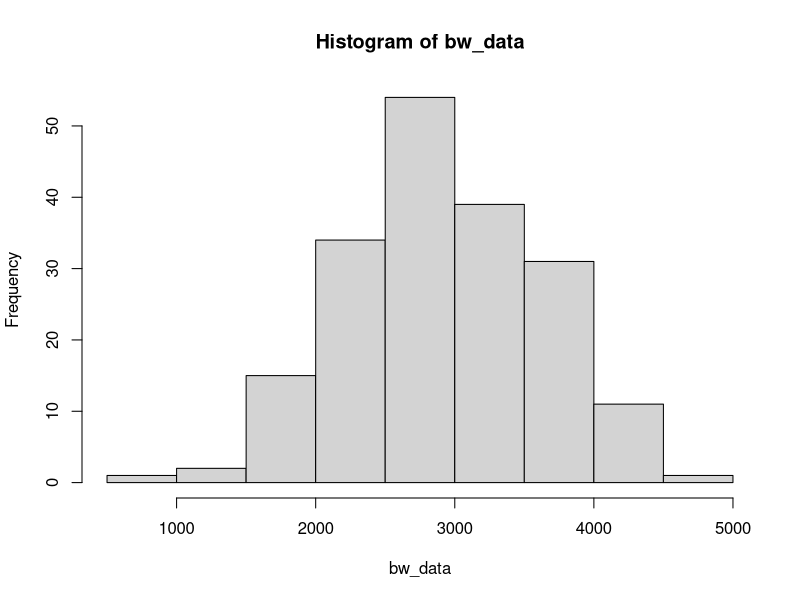
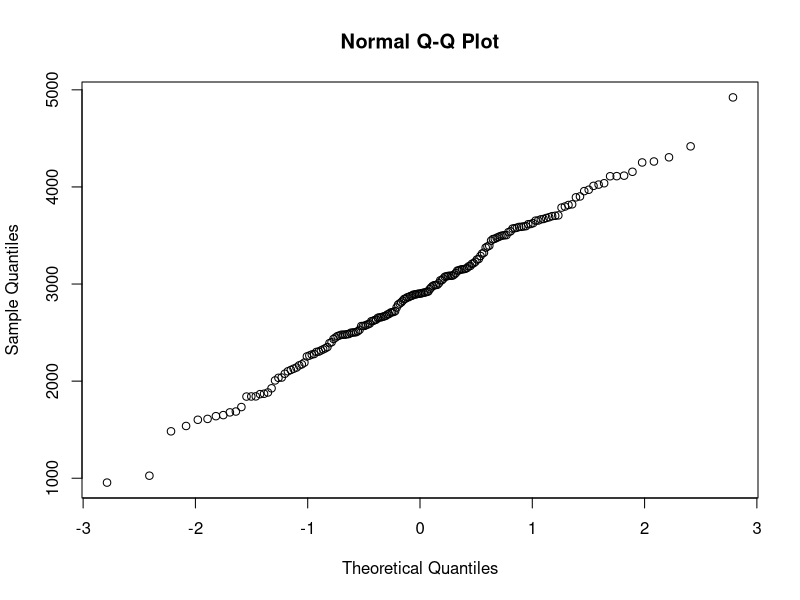
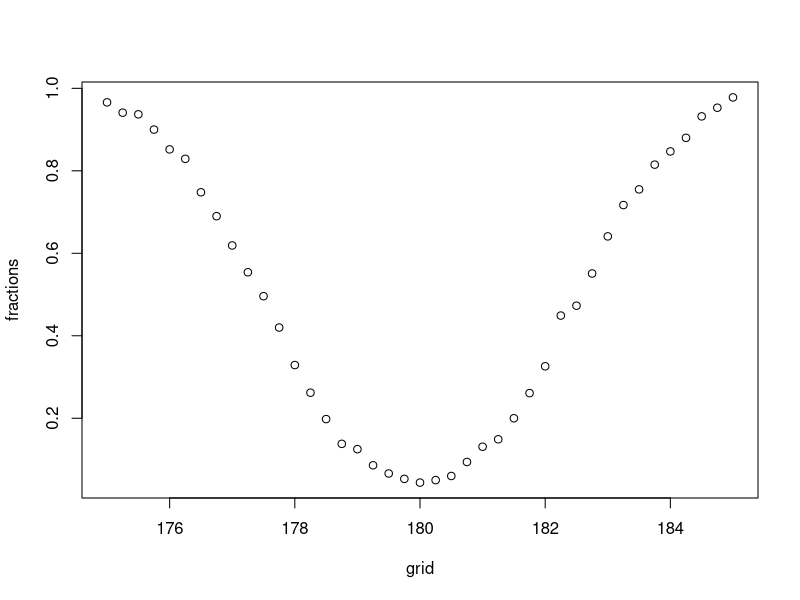
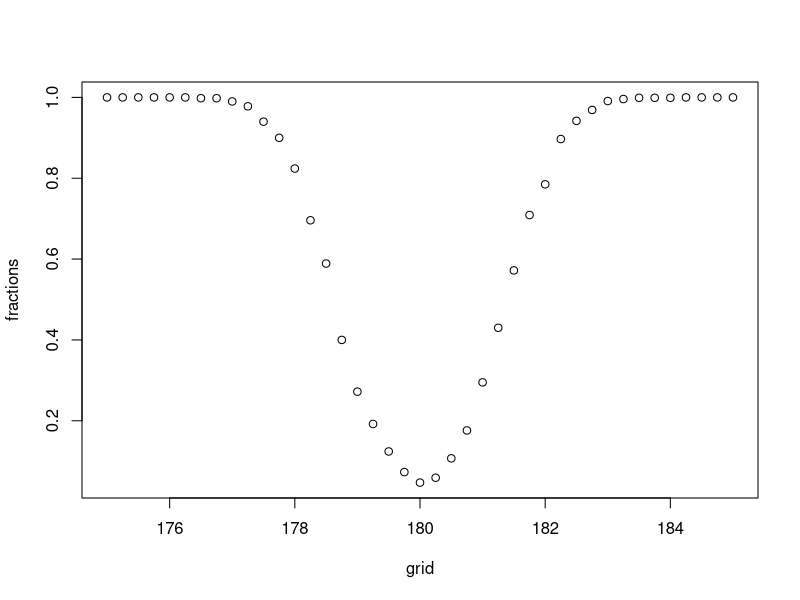
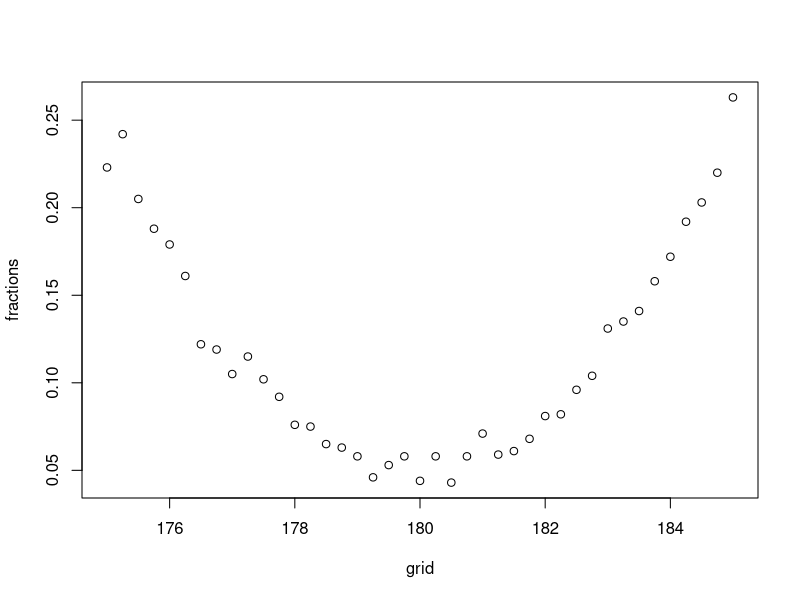
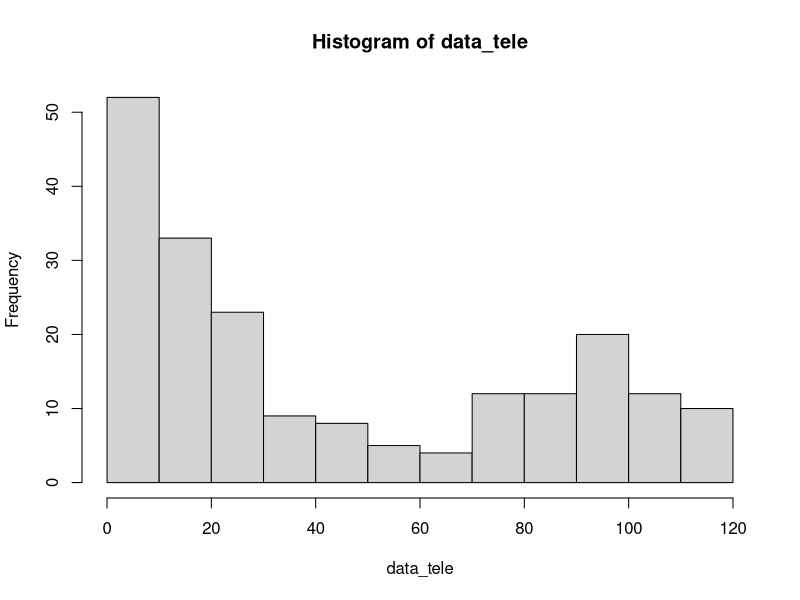
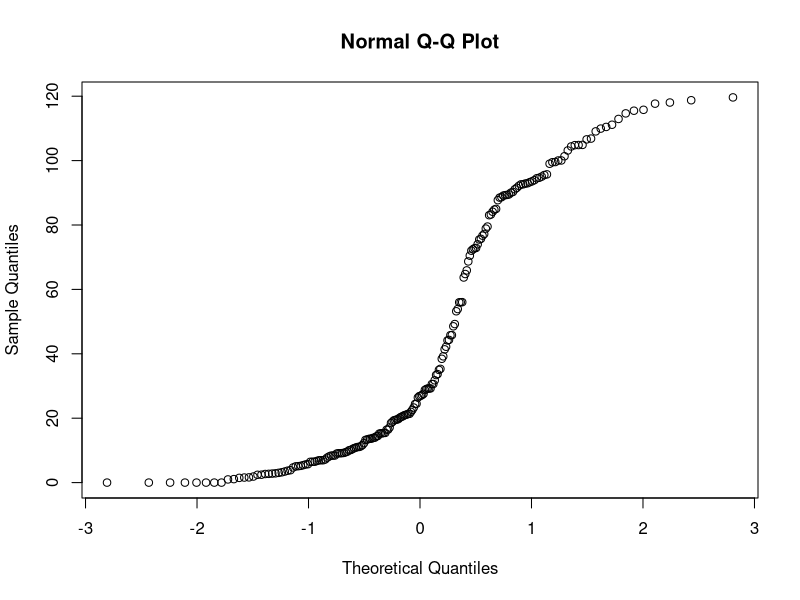
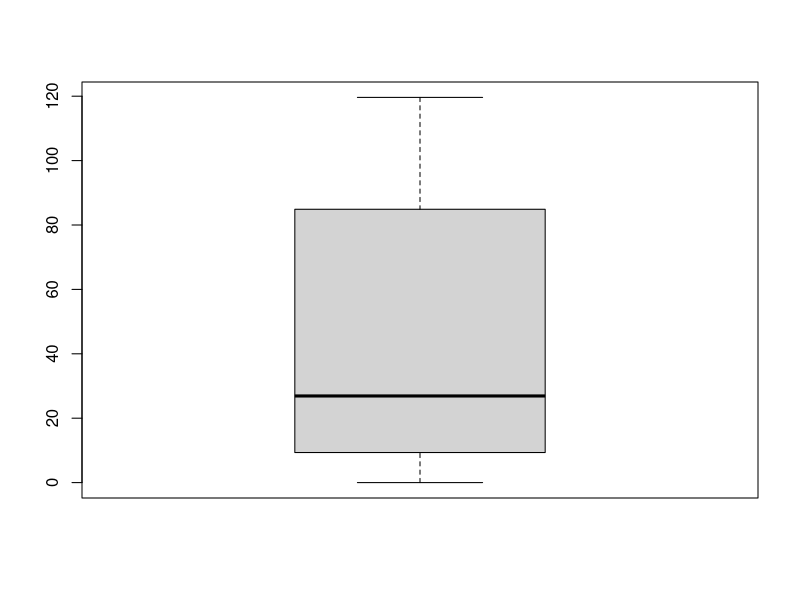

Here is the R script that generated these plots, in order:
library(tidyverse)
library(rstudioapi) 

# Exercise 1
setwd(dirname(getActiveDocumentContext()$path))
getwd()
data<-read.table(file="data/birthweight.txt",header=TRUE)

# A
bw_data<-data$birthweight
hist(bw_data)
qqnorm(bw_data)

# Estimate +- 1.96 x std.error/N^1/2

m <- mean(bw_data)
s <- sd(bw_data)
n <- length(bw_data)
error <- qnorm(0.95)*s/sqrt(n);error
ci <- c(m-error, m+error);ci

# B
t.test(bw_data,mu=2800,alternative = "greater",conf.level = 0.95)
t.test(bw_data,mu=2800,alternative = "greater",conf.level = 0.99)

# C

# Exercise 2
# A
n <- m <- 30
mu <- 180
nu <- 175
sd <- 5
B <- 1000

p <- numeric(B)

grid <- seq(175,185, by=0.25)
G <- length(grid)

fractions <- numeric(G)

for (grid_nu in 1:G){
  p <- numeric(B)
  for (b in 1:B){
    x <- rnorm(n,mu,sd)
    y <- rnorm(m,grid[grid_nu],sd)
    p[b] <- t.test(x,y, var.equal = TRUE)[[3]]
  }
  fractions[grid_nu] <- mean(p<0.05)
}
plot(grid,fractions)

# B
n <- m <- 100
mu <- 180
sd <- 5

fractions <- numeric(G)

for (grid_nu in 1:G){
  p <- numeric(B)
  for (b in 1:B){
    x <- rnorm(n,mu,sd)
    y <- rnorm(m,grid[grid_nu],sd)
    p[b] <- t.test(x,y, var.equal = TRUE)[[3]]
  }
  fractions[grid_nu] <- mean(p<0.05)
}
plot(grid,fractions)

# C
n <- m <- 30
mu <- 180
sd <- 15

fractions <- numeric(G)

for (grid_nu in 1:G){
  p <- numeric(B)
  for (b in 1:B){
    x <- rnorm(n,mu,sd)
    y <- rnorm(m,grid[grid_nu],sd)
    p[b] <- t.test(x,y, var.equal = TRUE)[[3]]
  }
  fractions[grid_nu] <- mean(p<0.05)
}
plot(grid,fractions)

# D
# The more datapoints seems to have an influence
# on the narrowness of the plot. Furthermore,
# a bigger std gives a more wider distribution
# of fractions as presented in the plot of C.

# Exercise 3
# A

data<-read.table(file="data/telephone.txt",header=TRUE)
data_tele <- data$Bills
hist(data_tele)
qqnorm(data_tele)
boxplot(data_tele)

# The data seems oddly distributed with two
# subpeaks, would have expected a more normally
# distributed set. Therefore perhaps a good 
# idea if the manager arranges the prices better.

# B
X <- seq(0.01, 0.1, 0.0005)
pvalues <- c()
t <- median(data_tele)
for (x in X){
  B <- 1000
  tstar <- numeric(B)
  n <- length(data_tele)
  
  for (i in 1:B){
    xstar <- rexp(n,x)
    tstar[i] <- median(xstar)
  }
  pl<-sum(tstar<t)/B
  pr<-sum(tstar>t)/B
  p<-2*min(pl,pr)
  pl;pr;p
  pvalues <- c(pvalues,p)
}
pvalues
plot(X, pvalues)
# There exist a Exp function that fits the hypothesis

# C
B <- 1000
T1 <- median(data_tele)
Tstar <- numeric(B)
for (i in 1:B){
  Xstar <- sample(data_tele,replace=TRUE)
  Tstar[i] <- median(Xstar)
}
Tstar25 <- quantile(Tstar,0.025)
Tstar975 <- quantile(Tstar, 0.975)

T1
c(2*T1-Tstar975, 2*T1-Tstar25)

hist(data_tele, prob=T, ylim=c(0,0.05))
x<-seq(0,max(data_tele),length=1000)
lines(x,exp(x),type="l",col="blue",lwd=2)

# D 

max_index <- which.max(pvalues)

opt_X <- X[max_index]

# Opt_X represents the optimal Lambda

# E
bill_bigeq40 <- sum(data_tele>=40)
bill_smal40 <- sum(data_tele<40)

binom.test(bill_bigeq40, length(data_tele),p=0.5)
binom.test(bill_smal40, length(data_tele),p=0.5)

bill_less10 <- sum(data_tele < 10)
bill_less10/length(data_tele)

# Exercise 4
# A
data_run <- read.table(file="data/run.txt", header=TRUE)

plot(before~after,pch=drink,data=data_run)
abline(0,1)
boxplot(data_run[,1],data_run[,2])
boxplot(data_run[,1]-data_run[,2])

qqnorm(data_run[,1]-data_run[,2])
shapiro.test(data_run[,1]-data_run[,2])
# normality assumed

cor.test(data_run[,1],data_run[,2])
# significant correlation

# B

data_run_lemo <- data_run[data_run[,"drink" ]=="lemo",]
data_run_energy <- data_run[data_run[,"drink" ]=="energy",]

t.test(data_run_lemo[,1], data_run_lemo[,2],paired=TRUE)
# Is the same as
t.test(data_run_lemo[,1]-data_run_lemo[,2])
# Negative

t.test(data_run_energy[,1]-data_run_energy[,2])
# Positive

# C
data_run$dif <- data_run[,1]-data_run[,2]
data_run_lemo <- data_run[data_run[,"drink" ]=="lemo",]
data_run_energy <- data_run[data_run[,"drink" ]=="energy",]

t.test(data_run_lemo$dif, data_run_energy$dif)
qqnorm(data_run_lemo$dif)
qqnorm(data_run_energy$dif) # Not really normal so other test

wilcox.test(data_run_lemo$dif, data_run_energy$dif)
ks.test(data_run_lemo$dif, data_run_energy$dif)

# D
# For experiment B there is no comparison done between the
# two groups lemo and energy. The test will therefore not 
# give any usefull results. For experiment C it is perhaps 
# better to use another test?

# Exercise 5
# A
